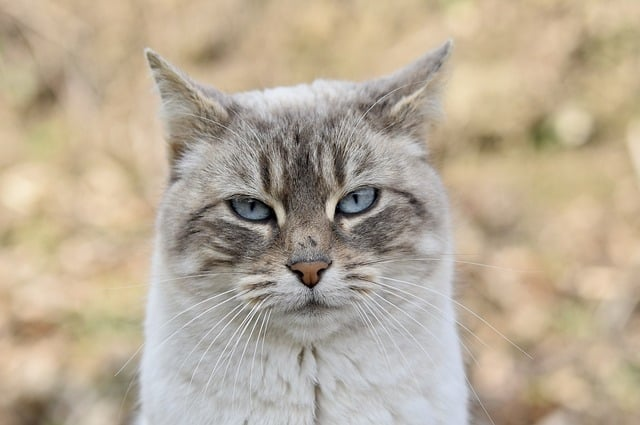
#> input picture assets/cat-8578562_640.jpg, 640 x 425 px
$ jupyter execute SVD.ipynb
#> lines starting #> are read from the running program, lines starting #| are printed output that depends on the picture
[cell 1]
import numpy as np
from PIL import Image

[cell 2]
# base image
img = Image.open("assets/cat-8578562_640.jpg").convert("L")
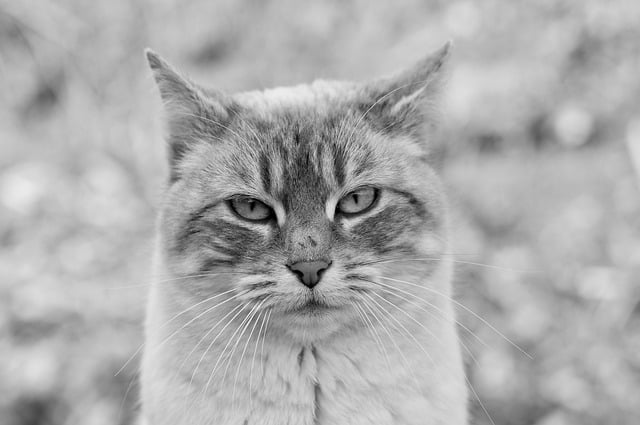
#> img: PIL image 640x425 L; min 0, max 255, mean 172.7
img = np.asarray(img)

[cell 3]
import matplotlib.pyplot as plt

plt.imshow(img)

[cell 4]
def low_rank_approx(img, rank):
    u, s, vt = np.linalg.svd(img)
    s[rank+1:] = 0
    sigma = np.zeros((u.shape[1], vt.shape[0]))
    np.fill_diagonal(sigma, s)
    return u @ sigma @ vt

[cell 5]
fig, axes = plt.subplots(nrows=3, ncols=4, figsize=(10, 5))
for i, ax in enumerate(axes.ravel(), start=1):
    ax.imshow(low_rank_approx(img, i))
    ax.set_title(f"Rank: {i}")
#> this loop made 12 passes
#> pass 1, in low_rank_approx, `u, s, vt = np.linalg.svd(img)`:
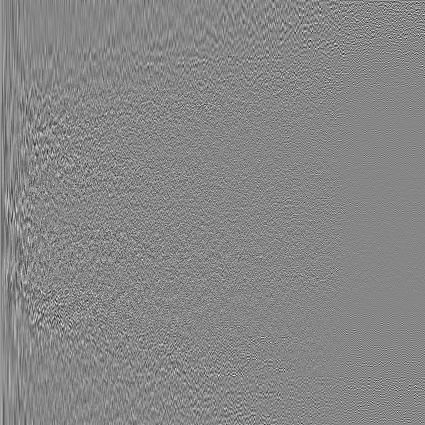
#> u: shape (425, 425) float64; min -0.33, max 0.295, mean 0.000107; drawn with min black and max white
#> pass 1, in low_rank_approx, `u, s, vt = np.linalg.svd(img)`:
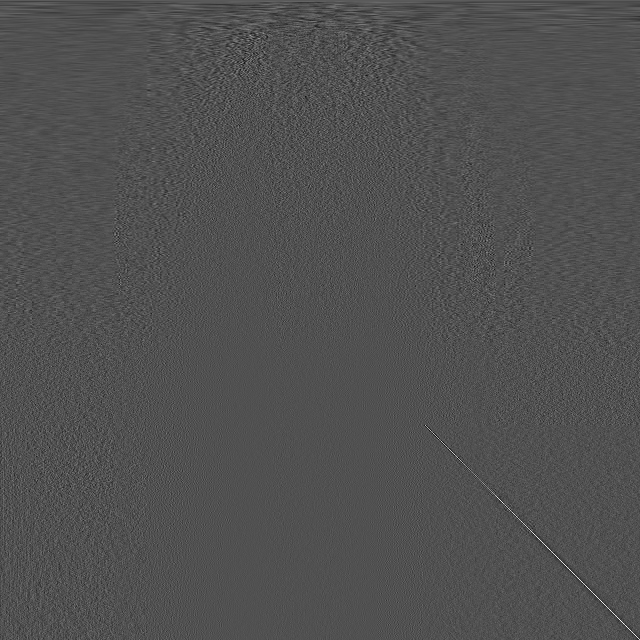
#> vt: shape (640, 640) float64; min -0.32, max 0.685, mean 6.42e-05; drawn with min black and max white
fig.tight_layout()
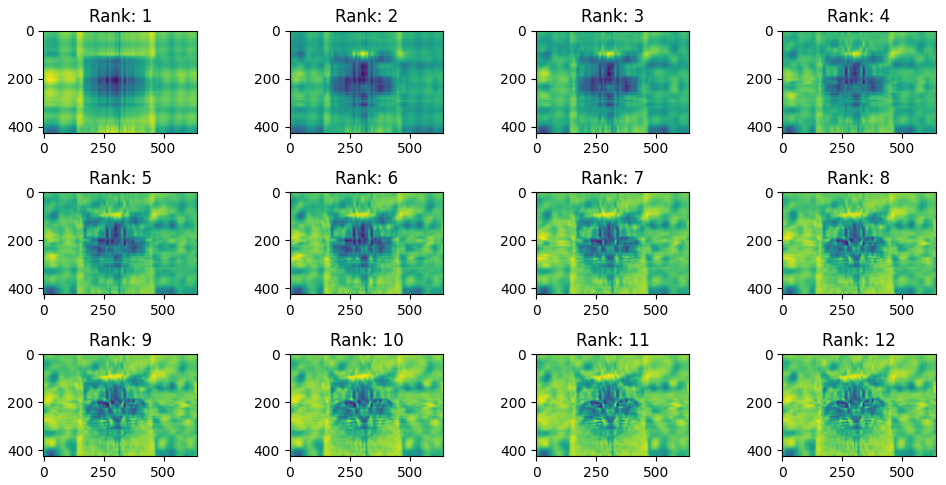
#> figure drawn by matplotlib, 12 panels

[cell 6]
def basis_vector(img, i):
    u, _, vt = np.linalg.svd(img)
    sigma = np.zeros((u.shape[1], vt.shape[0]))
    sigma[i, i] = 1.0
    return u @ sigma @ vt

[cell 7]
fig, axes = plt.subplots(nrows=3, ncols=4, figsize=(10, 5))
for i, ax in enumerate(axes.ravel(), start=1):
    ax.imshow(basis_vector(img, i))
    ax.set_title(f"Basis vector: {i}")
fig.tight_layout()
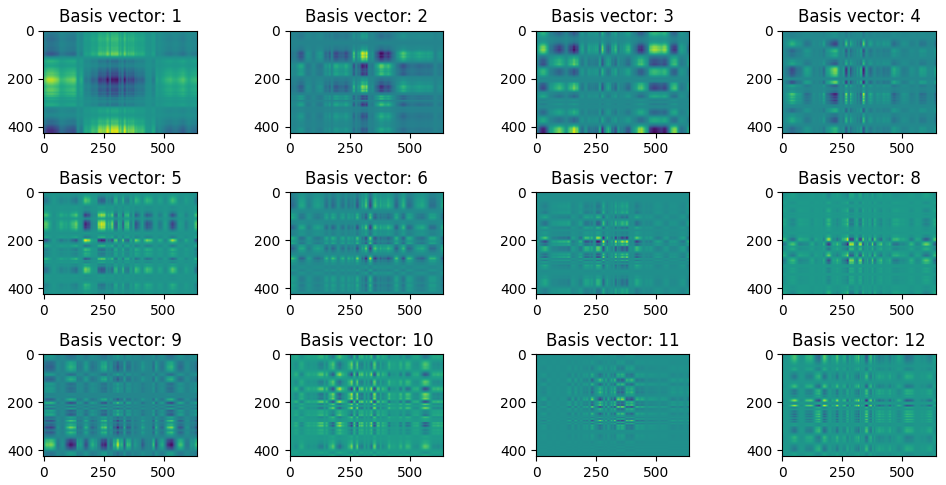
#> figure drawn by matplotlib, 12 panels

[cell 8]
def basis_vector_linear(img, i):
    u, _, vt = np.linalg.svd(img)
    return u[:, i], vt[i, :]

fig, axes = plt.subplots(nrows=3, ncols=4, figsize=(10, 5))
for i, ax in enumerate(axes.ravel(), start=1):
    u_vec, _ = basis_vector_linear(img, i)
    ax.plot(u_vec)
    ax.set_title(f"Profile H: {i}")
fig.tight_layout()
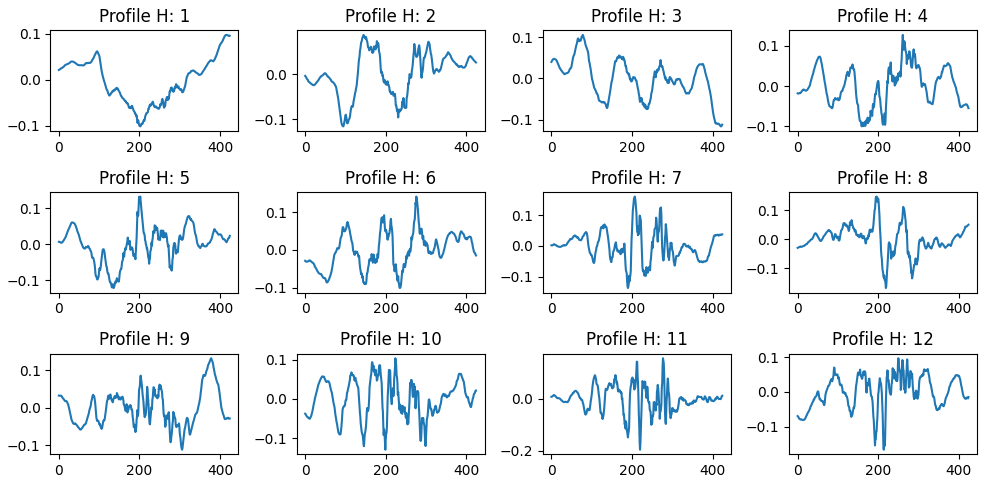
#> figure drawn by matplotlib, 12 panels; panel 1: curve peaks at x = 416, y = 0.0977; panel 2: curve peaks at x = 145, y = 0.0872; panel 3: curve peaks at x = 78, y = 0.106; panel 4: curve peaks at x = 261, y = 0.127

[cell 9]
fig, axes = plt.subplots(nrows=3, ncols=4, figsize=(10, 5))
for i, ax in enumerate(axes.ravel(), start=1):
    _, v_vec = basis_vector_linear(img, i)
    ax.plot(v_vec, np.arange(len(v_vec)))
    ax.set_title(f"Profile V: {i}")
fig.tight_layout()
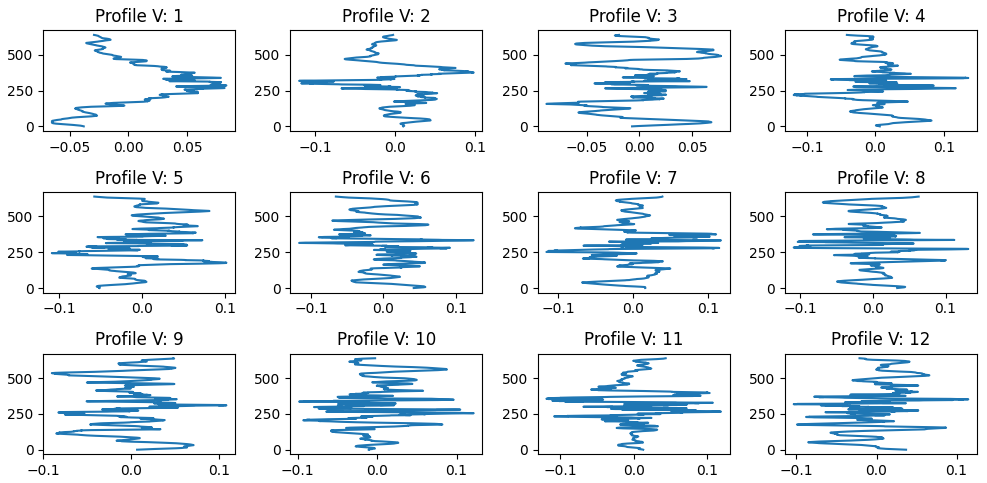
#> figure drawn by matplotlib, 12 panels

[cell 10]
# low rank spectrum

f = np.fft.fft2(img)
f = np.fft.fftshift(f)
plt.imshow(np.log1p(np.abs(f)))
plt.colorbar()
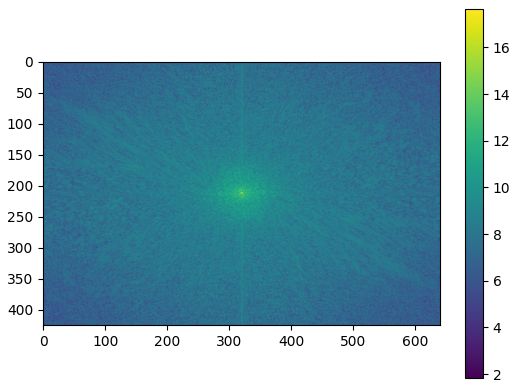
#> figure drawn by matplotlib, 2 panels

[cell 11]
plt.hist(np.log1p(np.abs(f)).flatten())
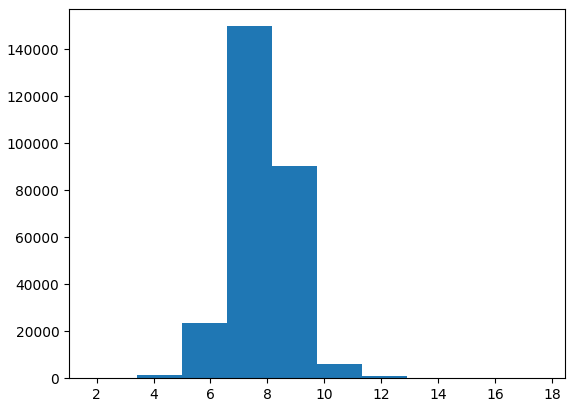
#> figure drawn by matplotlib, 1 panel; tallest bar 149825 high, from x = 6.58 to 8.16

[cell 12]
fig, axes = plt.subplots(nrows=3, ncols=4, figsize=(10, 5), sharey=True)
for i, ax in enumerate(axes.ravel(), start=1):
    f = np.fft.fft2(low_rank_approx(img, i))
    f = np.fft.fftshift(f)
    log_freqs = np.log1p(np.abs(f)).flatten()
    ax.hist(log_freqs, density=True)
    ax.set_title(f"Rank: {i}")
fig.tight_layout()
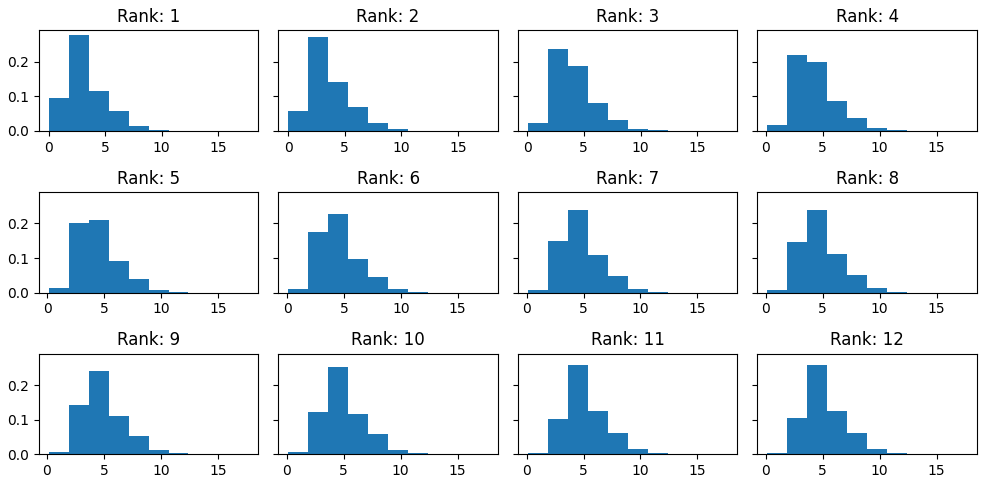
#> figure drawn by matplotlib, 12 panels; panel 1: tallest bar 0.277 high, from x = 1.77 to 3.54; panel 5: tallest bar 0.211 high, from x = 3.65 to 5.4; panel 9: tallest bar 0.242 high, from x = 3.66 to 5.41
